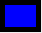
<?xml version="1.0" encoding="UTF-8"?>
<ui version="4.0">
 <class>BlueSquare</class>
 <widget class="QWidget" name="BlueSquare">
  <property name="geometry">
   <rect>
    <x>0</x>
    <y>0</y>
    <width>42</width>
    <height>33</height>
   </rect>
  </property>
  <property name="windowTitle">
   <string>Form</string>
  </property>
  <widget class="QPushButton" name="pushButton">
   <property name="geometry">
    <rect>
     <x>0</x>
     <y>0</y>
     <width>41</width>
     <height>32</height>
    </rect>
   </property>
   <property name="styleSheet">
    <string notr="true">#pushButton


{
background: blue; 
border:5px solid black;
border-radius: 40px; 
}

</string>
   </property>
   <property name="text">
    <string/>
   </property>
  </widget>
 </widget>
 <resources/>
 <connections/>
</ui>
